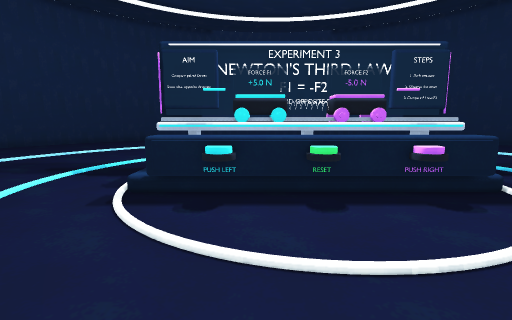
view 1 (above)

24 first-person views from a walk through a Unity game level. The camera is 1.2 m above the floor, tilts 8° down and sees 85° across. The floor is counted in squares, 0.5 m on a side. Each view is taken from the middle of a square. On the plan, view 1 faces up. The plan holds only what a view shows up to about 18 squares ahead; the rest is blank. The place goes on beyond the plan. The player character is not drawn.

view 2
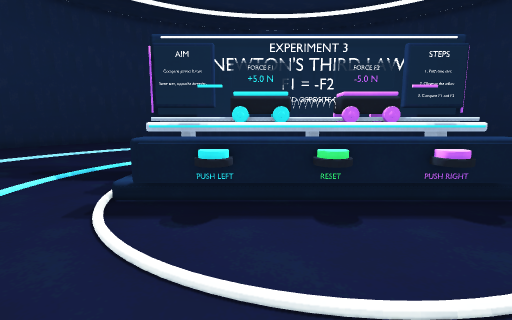

view 3
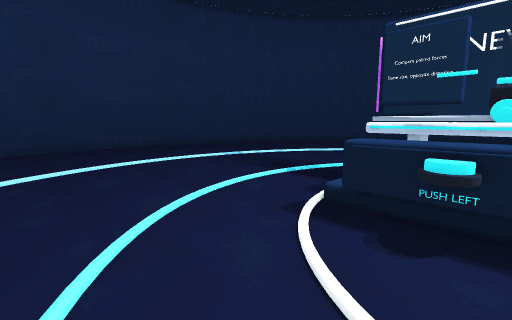

view 4
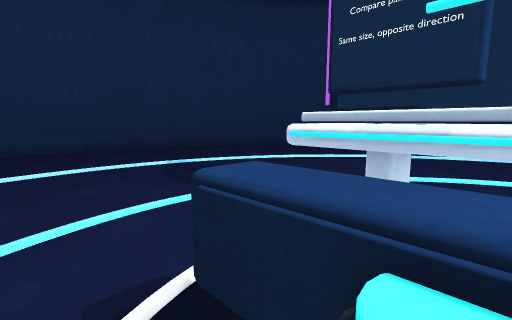

view 5
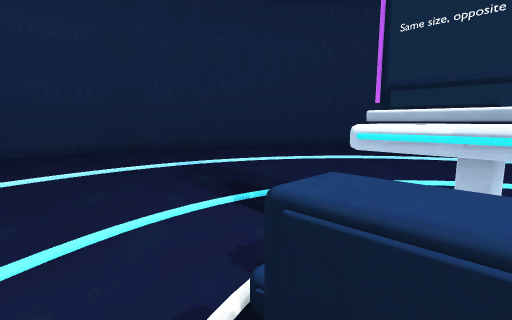

view 6
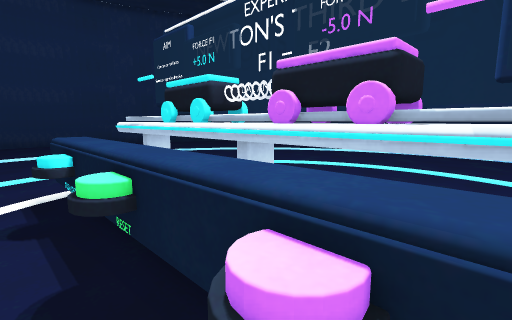

view 7
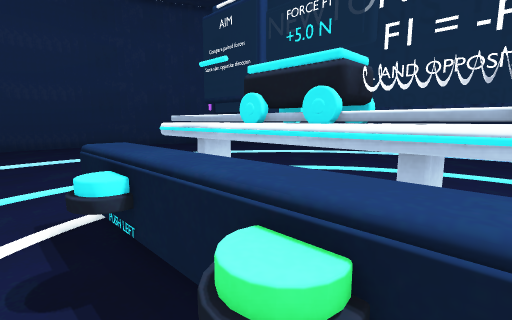

view 8
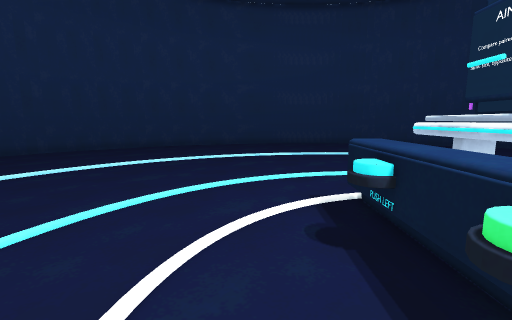

view 9
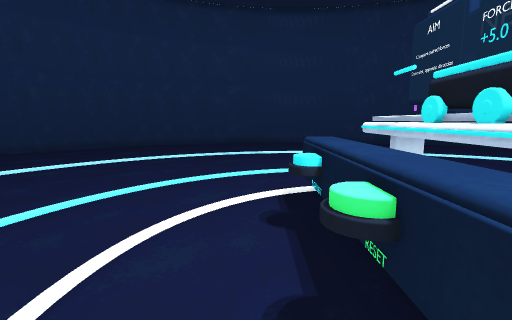

view 10
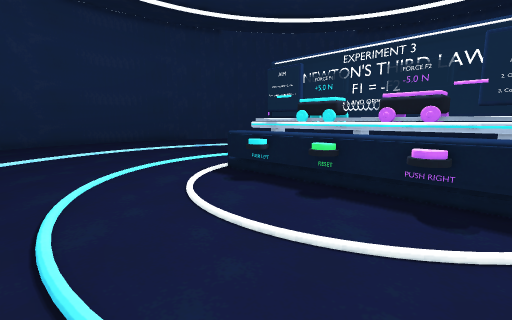

view 11
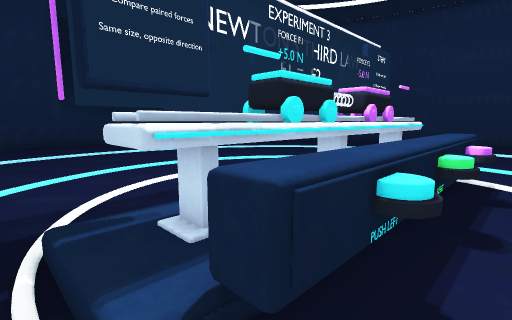

view 12
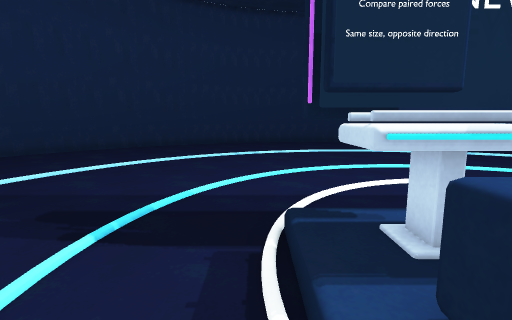

view 13
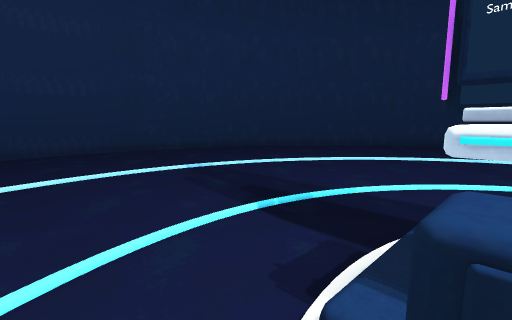

view 14
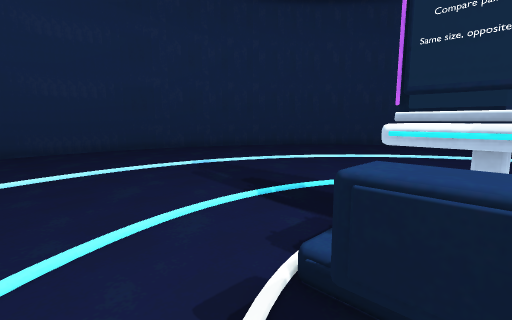

view 15
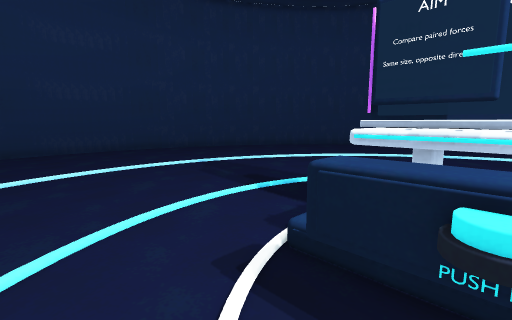

view 16
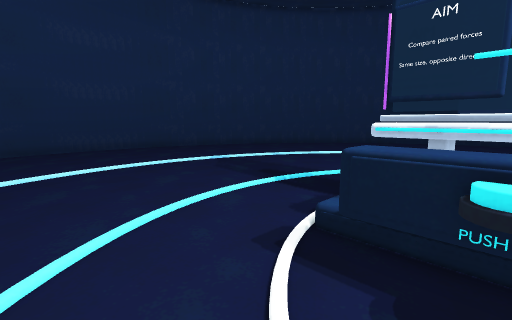

view 17
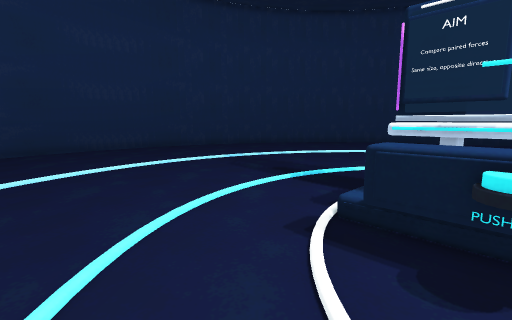

view 18
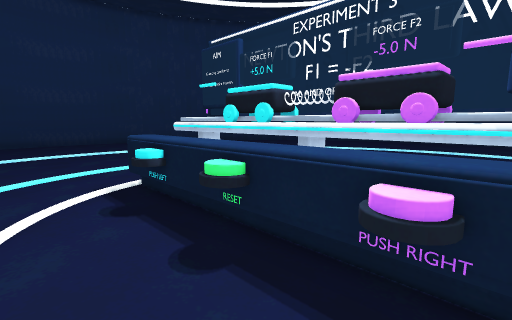

view 19
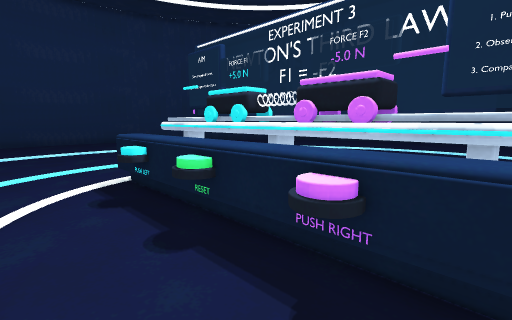

view 20
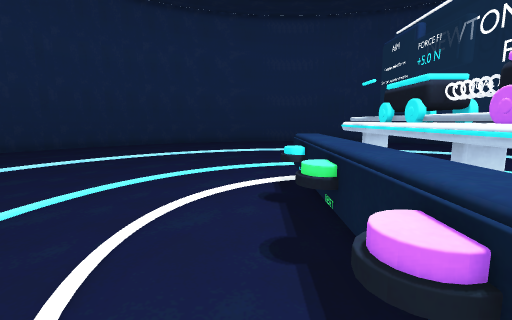

view 21
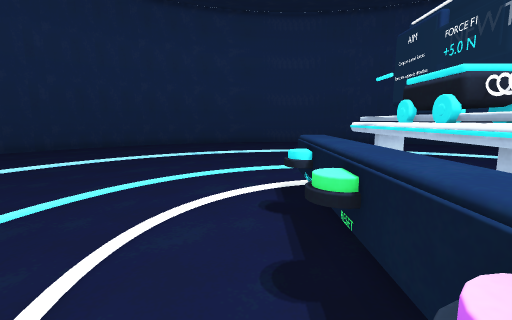

view 22
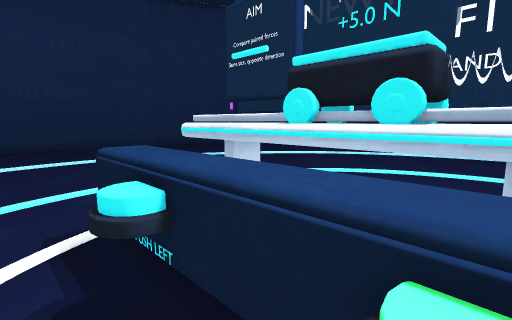

view 23
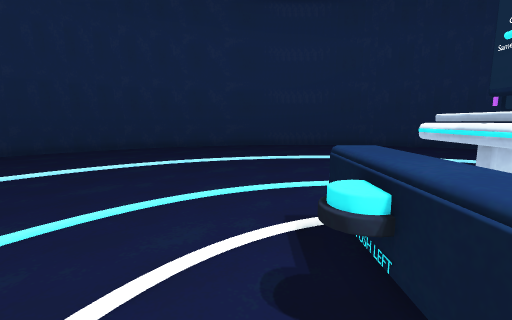

view 24
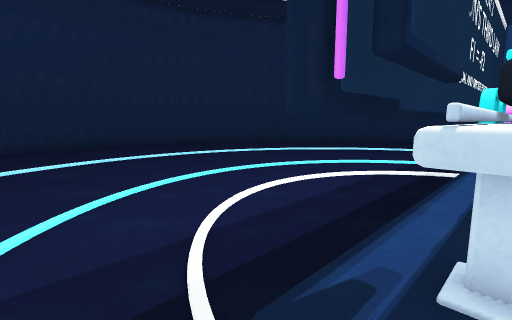

### Floor plan
Key: @ floor where view 1 was taken; # wall or solid block; . floor; = window, fence, low wall or low ledge; ^ raised ledge; T thing the floor can be seen under or through; O other object.
Columns run from 26 left of view 1 to 7 right of it. Each row starts with its distance up from view 1.
 34                      ..
 33                      ...
 32                      ....
 31                      .....
 30                      .....
 29                      ..  .... ..
 28                      ...........
 27                    .............
 26                   ..............
 25                  ...............
 24        ..........................
 23        ...........................
 22        ...........................
 21         .........................
 20          .........................
 19           ........................
 18          .........................
 17         ..........................
 16        ...........................
 15       ............................
 14      .............................
 13     ..................T
 12    ...................TTTTTT######
 11   ....................=^^^##^##^^^
 10 #.....................O^^^^^^^^^^^
  9 #......................^^^^^^^^^^^
  8 #......................==^==^==^==
  7 #.................................
  6 #.................................
  5 ##................................
  4  #................................
  3    ..............................
  2           ......................
  1           .....................
  0            ...............@...   .
 -1            ...............
 -2            ..............
 -3            ............
 -4            ...........
 -5            ..........
 -6            .........

Positions as (right, up) in squares from view 1, and headings:
1: (0, 0), facing up
2: (0, 1), facing up
3: (0, 2), facing up-left
4: (-1, 7), facing up-left
5: (-2, 7), facing up-left
6: (6, 7), facing up-left
7: (3, 7), facing up-left
8: (4, 6), facing left
9: (5, 7), facing left
10: (7, 0), facing up-left
11: (-5, 7), facing up-right
12: (-5, 7), facing up
13: (-3, 7), facing up-left
14: (-2, 6), facing up-left
15: (-1, 5), facing up-left
16: (-1, 4), facing up-left
17: (-1, 3), facing up-left
18: (6, 5), facing up-left
19: (7, 5), facing up-left
20: (7, 7), facing left
21: (6, 7), facing left
22: (2, 7), facing up-left
23: (2, 7), facing left
24: (-6, 11), facing up-right
